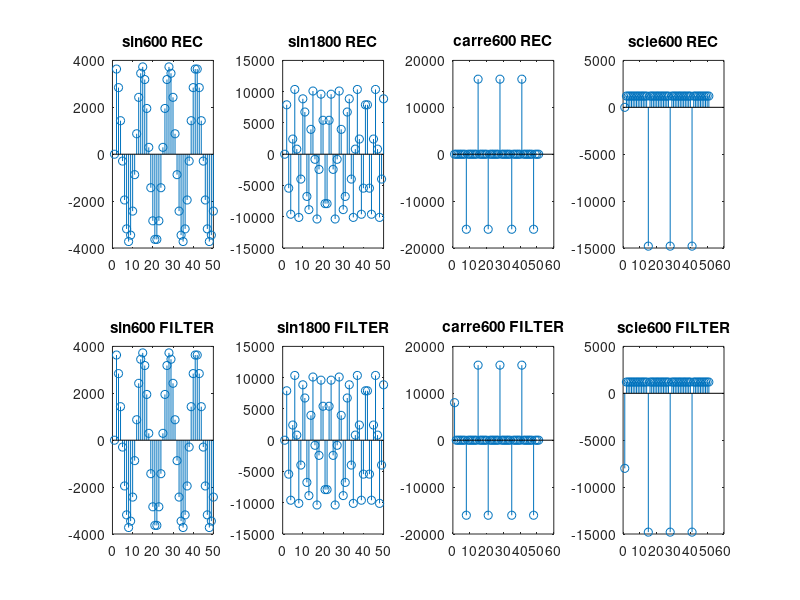
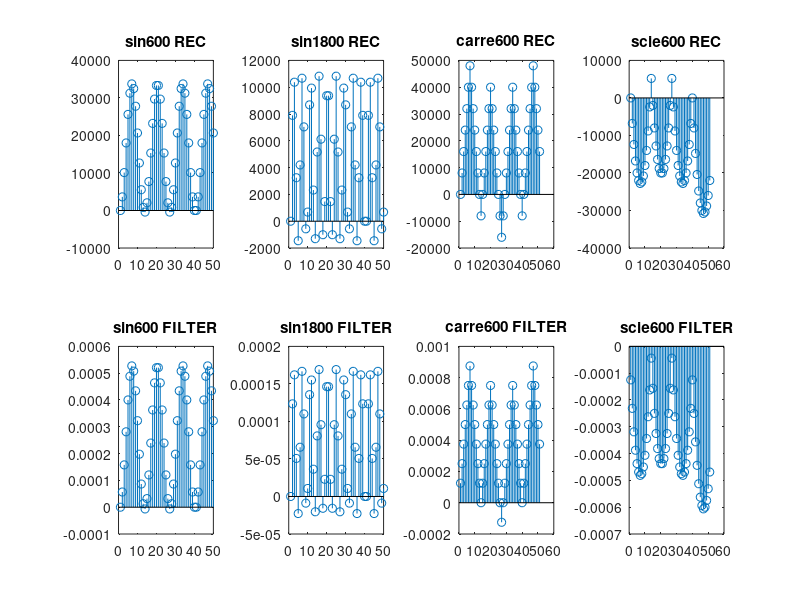
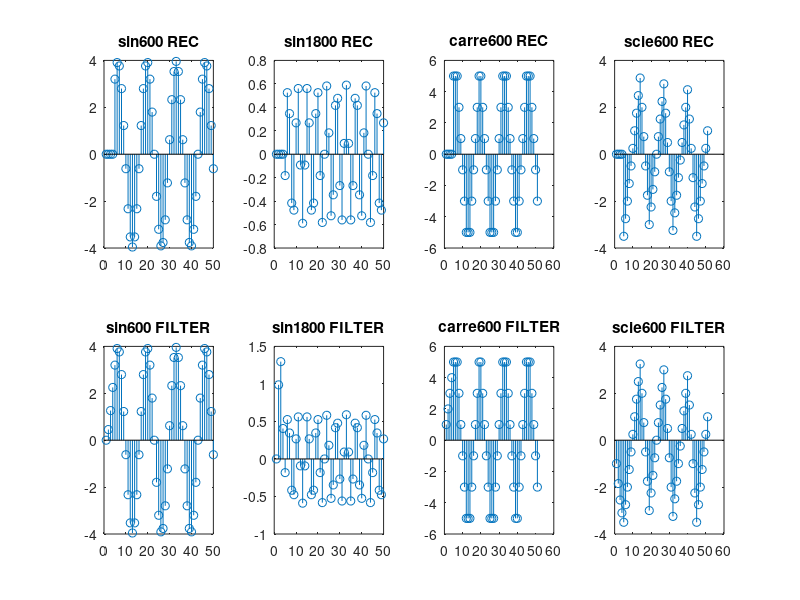
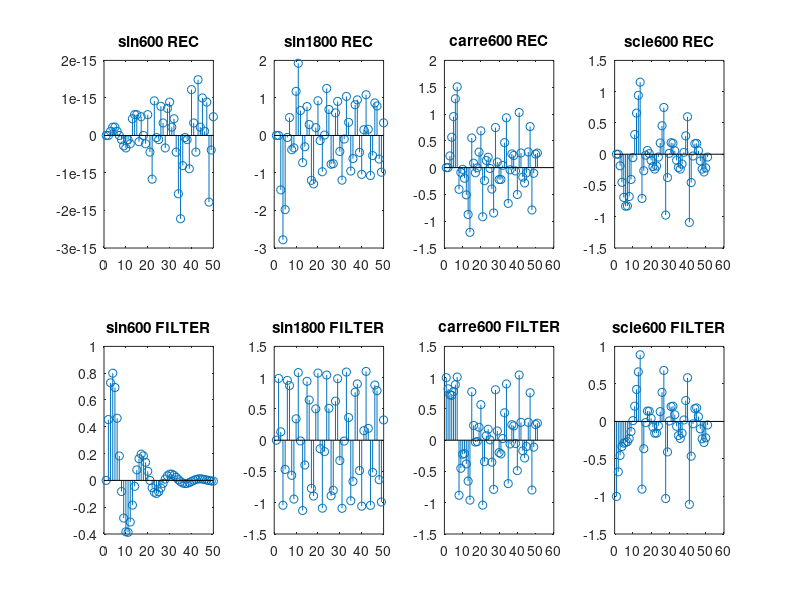

Here is the MATLAB script that generated these plots, in order:
%%%%%%%%%%%% Partie II %%%%%%%%%%%%

%% Derivateur
% CLEAR
clc
clear
close all
% LOAD
load sinus600.mat
scrsz = get(0,'ScreenSize');
figure('Name','Derivateur','NumberTitle','off','Position',[scrsz(3)/2 scrsz(4)/2 scrsz(3)/2 scrsz(4)/2.35]);
Fs=8000;
Ts=1/Fs;
Num=[1 -1];
Den=[Ts 0];

% REC
y=zeros(1,length(x2t));
for k = 2:1:length(x2t)
    y(k)=Fs*(x2t(k)-x2t(k-1));
end;
subplot(241);
stem(y); title('sin600 REC');
% FILTER
subplot(245);
stem(filter(Num,Den,x2t)); title('sin600 FILTER');

% LOAD
load sinus1800.mat

y=zeros(1,length(x2t));
for k = 2:1:length(x2t)
    y(k)=Fs*(x2t(k)-x2t(k-1));
end;
subplot(242);
stem(y); title('sin1800 REC');
subplot(246);
stem(filter(Num,Den,x2t)); title('sin1800 FILTER');

% LOAD
load carre600.mat

y=zeros(1,length(x2t));
for k = 2:1:length(x2t)
    y(k)=Fs*(x2t(k)-x2t(k-1));
end;
subplot(243);
stem(y); title('carre600 REC');
subplot(247);
stem(filter(Num,Den,x2t)); title('carre600 FILTER');

% LOAD
load scie600.mat

y=zeros(1,length(x2t));
for k = 2:1:length(x2t)
    y(k)=Fs*(x2t(k)-x2t(k-1));
end;
subplot(244);
stem(y); title('scie600 REC');
subplot(248);
stem(filter(Num,Den,x2t)); title('scie600 FILTER');

%% integrateur
% CLEAR
clc
clear
% LOAD
load sinus600.mat

scrsz = get(0,'ScreenSize');
figure('Name','Integrateur','NumberTitle','off','Position',[1 scrsz(4)/2 scrsz(3)/2 scrsz(4)/2.35]);
Fs=8000;
Ts=1/Fs;
Num=[Ts 0];
Den=[1 -1];
% REC
y=zeros(1,length(x2t));
for k = 2:1:length(x2t)
    y(k)=y(k-1)+Fs*x2t(k);
end;
subplot(241);
stem(y); title('sin600 REC');
% FILTER
subplot(245);
stem(filter(Num,Den,x2t)); title('sin600 FILTER');

% LOAD
load sinus1800.mat

y=zeros(1,length(x2t));
for k = 2:1:length(x2t)
    y(k)=y(k-1)+Fs*x2t(k);
end;
subplot(242);
stem(y); title('sin1800 REC');
subplot(246);
stem(filter(Num,Den,x2t)); title('sin1800 FILTER');

% LOAD
load carre600.mat

y=zeros(1,length(x2t));
for k = 2:1:length(x2t)
    y(k)=y(k-1)+Fs*x2t(k);
end;
subplot(243);
stem(y); title('carre600 REC');
subplot(247);
stem(filter(Num,Den,x2t)); title('carre600 FILTER');

% LOAD
load scie600.mat

y=zeros(1,length(x2t));
for k = 2:1:length(x2t)
    y(k)=y(k-1)+Fs*x2t(k);
end;
subplot(244);
stem(y); title('scie600 REC');
subplot(248);
stem(filter(Num,Den,x2t)); title('scie600 FILTER');

%% moyenneur
% CLEAR
clc
clear
% LOAD
load sinus600.mat

scrsz = get(0,'ScreenSize');
figure('Name','Moyenne Mobile','NumberTitle','off','Position',[1 1 scrsz(3)/2 scrsz(4)/2.35]);

Num=[1 1 1 1 1];
Den=[1 0 0 0 0];
% REC
y=zeros(1,length(x2t));
for k = 5:1:length(x2t)
    y(k)=x2t(k)+x2t(k-1)+x2t(k-2)+x2t(k-3)+x2t(k-4);
end;
subplot(241);
stem(y); title('sin600 REC');
% FILTER
subplot(245);
stem(filter(Num,Den,x2t)); title('sin600 FILTER');

% LOAD
load sinus1800.mat

y=zeros(1,length(x2t));
for k = 5:1:length(x2t)
     y(k)=x2t(k)+x2t(k-1)+x2t(k-2)+x2t(k-3)+x2t(k-4);
end;
subplot(242);
stem(y); title('sin1800 REC');
subplot(246);
stem(filter(Num,Den,x2t)); title('sin1800 FILTER');

% LOAD
load carre600.mat

y=zeros(1,length(x2t));
for k = 5:1:length(x2t)
     y(k)=x2t(k)+x2t(k-1)+x2t(k-2)+x2t(k-3)+x2t(k-4);
end;
subplot(243);
stem(y); title('carre600 REC');
subplot(247);
stem(filter(Num,Den,x2t)); title('carre600 FILTER');

% LOAD
load scie600.mat

y=zeros(1,length(x2t));
for k = 5:1:length(x2t)
     y(k)=x2t(k)+x2t(k-1)+x2t(k-2)+x2t(k-3)+x2t(k-4);
end;
subplot(244);
stem(y); title('scie600 REC');
subplot(248);
stem(filter(Num,Den,x2t)); title('scie600 FILTER');

%% Filtre Notch
% CLEAR
clc
clear
% LOAD
load sinus600.mat

scrsz = get(0,'ScreenSize');
figure('Name','Filtre Notch','NumberTitle','off','Position',[scrsz(3)/2 1 scrsz(3)/2 scrsz(4)/2.35]);
Fs=8000;
Ts=1/Fs;
r=0.9;
f0=600;
w0=2*pi*f0;
Num=[1 -2*cos(w0*Ts) 1];
Den=[1 -2*r*cos(w0*Ts) r*r];
% REC
y=zeros(1,length(x2t));
for k = 3:1:length(x2t)
    y(k)=2*r*cos(w0*Ts)*y(k-1)-r*r*y(k-2)+x2t(k)-2*cos(w0*Ts)*x2t(k-1)+x2t(k-2);
end;
subplot(241);
stem(y); title('sin600 REC');
% FILTER
subplot(245);
stem(filter(Num,Den,x2t)); title('sin600 FILTER');

% LOAD
load sinus1800.mat

y=zeros(1,length(x2t));
for k = 3:1:length(x2t)
    y(k)=2*r*cos(w0*Ts)*y(k-1)-r*r*y(k-2)+x2t(k)-2*cos(w0*Ts)*x2t(k-1)+x2t(k-2);
end;
subplot(242);
stem(y); title('sin1800 REC');
subplot(246);
stem(filter(Num,Den,x2t)); title('sin1800 FILTER');

% LOAD
load carre600.mat

y=zeros(1,length(x2t));
for k = 3:1:length(x2t)
    y(k)=2*r*cos(w0*Ts)*y(k-1)-r*r*y(k-2)+x2t(k)-2*cos(w0*Ts)*x2t(k-1)+x2t(k-2);
end;
subplot(243);
stem(y); title('carre600 REC');
subplot(247);
stem(filter(Num,Den,x2t)); title('carre600 FILTER');

% LOAD
load scie600.mat

y=zeros(1,length(x2t));
for k = 3:1:length(x2t)
    y(k)=2*r*cos(w0*Ts)*y(k-1)-r*r*y(k-2)+x2t(k)-2*cos(w0*Ts)*x2t(k-1)+x2t(k-2);
end;
subplot(244);
stem(y); title('scie600 REC');
subplot(248);
stem(filter(Num,Den,x2t)); title('scie600 FILTER');
